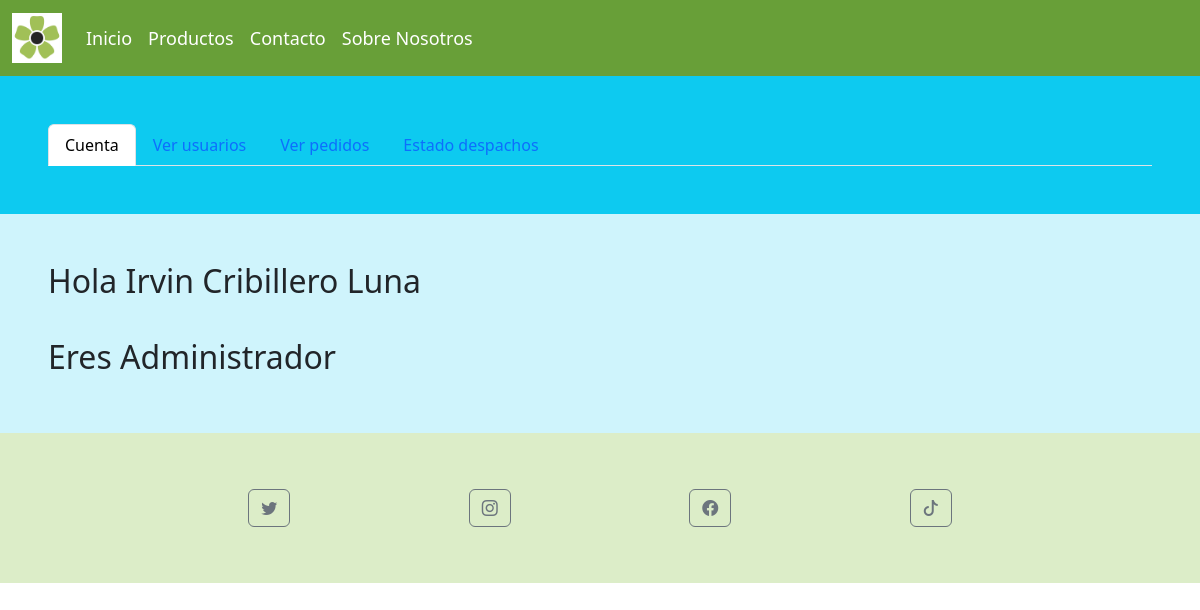
The app's page /Webapp/admin (signed in) with its own data.
### Webapp/models.py (models this page shows, shortened)
class empleado(models.Model):
    runEmpleado = models.CharField(max_length=10, primary_key=True)
    nombreEmpleado = models.CharField(max_length=30, blank=False, null=False)
    apPaternoEmpleado = models.CharField(max_length=30, blank=False, null=False)
    apMaternoEmpleado = models.CharField(max_length=30, blank=False, null=False)
    contraseñaEmpleado = models.CharField(max_length=30, blank=False, null=False)
    tipoUsuario = models.ForeignKey("tipoUsuario", on_delete=models.CASCADE)

class tipoUsuario(models.Model):
    idTipoUsuario = models.AutoField(primary_key=True)
    nombreTipoUsuario = models.CharField(max_length=20, blank=False, null=False)
    def __str__(self):
        return str(self.nombreTipoUsuario)

### Webapp/views.py (the view)
# urls.py: path("admin", views.admin, name="admin"),
def admin(request):
    run = request.session.get('runEmpleado')
    emp = empleado.objects.get(runEmpleado=run)
    cli = cliente.objects.all()
    ped = pedido.objects.all()
    des = despacho.objects.all()
    context = {
        "empleado": emp,
        "cliente": cli,
        "pedido": ped,
        "despacho": des,
    }
    return render(request, "pages/admin.html", context)

### Webapp/models.py (called while the page is built)
    def __str__(self):
        return str(self.nombreCliente)+" "+str(self.apPaternoCliente)+" "+str(self.apMaternoCliente)

    def __str__(self):
        return str(self.nombreEstado)

### Webapp/templates/pages/admin.html (shortened to what this page needs)
<!DOCTYPE html>
<html lang="en">
<head>
  {% load static %}
  <link rel="stylesheet" href="{% static 'css/styles.css' %}">
  <link rel="stylesheet" href="https://cdn.jsdelivr.net/npm/bootstrap-icons@1.10.5/font/bootstrap-icons.css">
  <link href="https://cdn.jsdelivr.net/npm/bootstrap@5.3.0/dist/css/bootstrap.min.css" rel="stylesheet">
</head>
<body>
  <nav class="barra navbar navbar-expand-md">
    <div class="container-fluid">
      <div class="collapse navbar-collapse" id="navbarmenu">
        <a class="navbar-brand" href="#">
          <img src="{% static 'img/icon.png' %}" width="50px">
        </a>
        <ul class="navbar-nav d-flex justify-content-center align-items-center">
          <li class="nav-item">
            <a class="nav-link" aria-current="page" href={% url 'index' %}>Inicio</a>
          </li>
          <li class="nav-item">
            <a class="nav-link" href="{% url 'productos' %}">Productos</a>
          </li>
          <li class="nav-item">
            <a class="nav-link" href="{% url 'contacto' %}">Contacto</a>
          </li>
          <li class="nav-item">
            <a class="nav-link" href="{% url 'nosotros' %}">Sobre Nosotros</a>
          </li>
        </ul>
      </div>
    </div>
  </nav>
<main>
  <div class="container-fluid">
    <div class="row d-flex justify-content-center">
        <nav class="bg-info p-5">
          <div class="col-12 col-md-12 nav nav-tabs bg-info" id="nav-tab" role="tablist">
            <button class="nav-link active" id="nav-home-tab" data-bs-toggle="tab" data-bs-target="#nav-home" type="button" role="tab" aria-controls="nav-home" aria-selected="true">Cuenta</button>
            <button class="nav-link" id="nav-profile-tab" data-bs-toggle="tab" data-bs-target="#nav-profile" type="button" role="tab" aria-controls="nav-profile" aria-selected="false">Ver usuarios</button>
            <button class="nav-link" id="nav-profile-tab" data-bs-toggle="tab" data-bs-target="#nav-pedidos" type="button" role="tab" aria-controls="nav-pedidos" aria-selected="false">Ver pedidos</button>
            <button class="nav-link" id="nav-profile-tab" data-bs-toggle="tab" data-bs-target="#nav-despachos" type="button" role="tab" aria-controls="nav-despachos" aria-selected="false">Estado despachos</button>
          </div>
        </nav>
        <div class="col-12 col-md-12 bg-info-subtle p-5 tab-content" id="nav-tabContent">
          <div class="tab-pane fade show active" id="nav-home" role="tabpanel" aria-labelledby="nav-home-tab" tabindex="0">
            <div class="panel-control">
              <h2>Hola {{empleado.nombreEmpleado}} {{empleado.apPaternoEmpleado}} {{empleado.apMaternoEmpleado}}</h2>
              <br>
              <h2>Eres {{empleado.tipoUsuario}} </h2>
            </div>
          </div>
        </div>
    </div>
  </div>
</main>
<footer>
  <div class="container-fluid d-flex justify-content-center " style="background-color: #DCEDC8;">
    <div class="row w-75 pie">
      <div class="col-6 col-md-3 d-flex justify-content-center align-items-center">
        <a href="https://twitter.com/">
          <button class="btn btn-outline-secondary">
            <i class="bi bi-twitter"></i>
          </button>
        </a>
      </div>
      <div class="col-6 col-md-3 d-flex justify-content-center align-items-center">
        <a href="https://instagram.com/">
          <button class="btn btn-outline-secondary">
            <i class="bi bi-instagram"></i>
          </button>
        </a>
      </div>
      <div class="col-6 col-md-3 d-flex justify-content-center align-items-center">
        <a href="https://facebook.com/">
          <button class="btn btn-outline-secondary">
            <i class="bi bi-facebook"></i>
          </button>
        </a>
      </div>
      <div class="col-6 col-md-3 d-flex justify-content-center align-items-center">
        <a href="https://tiktok.com/">
          <button class="btn btn-outline-secondary">
            <i class="bi bi-tiktok"></i>
          </button>
        </a>
      </div>
    </div>
  </div>
</footer>
</body>
</html>

### Webapp/static/css/styles.css (style rules this page uses)
.barra { background-color: #689F38; font-size: 18px; color: white; }
.barra .nav-link { color: white; padding: 5px; }
.pie { height: 150px; background-color: #DCEDC8; color: black; font-size: 18px; }
.panel-control { font-size: 20px; }

### records on screen
empleado: nombreEmpleado "Irvin", apPaternoEmpleado "Cribillero", apMaternoEmpleado "Luna", tipoUsuario "Administrador"
